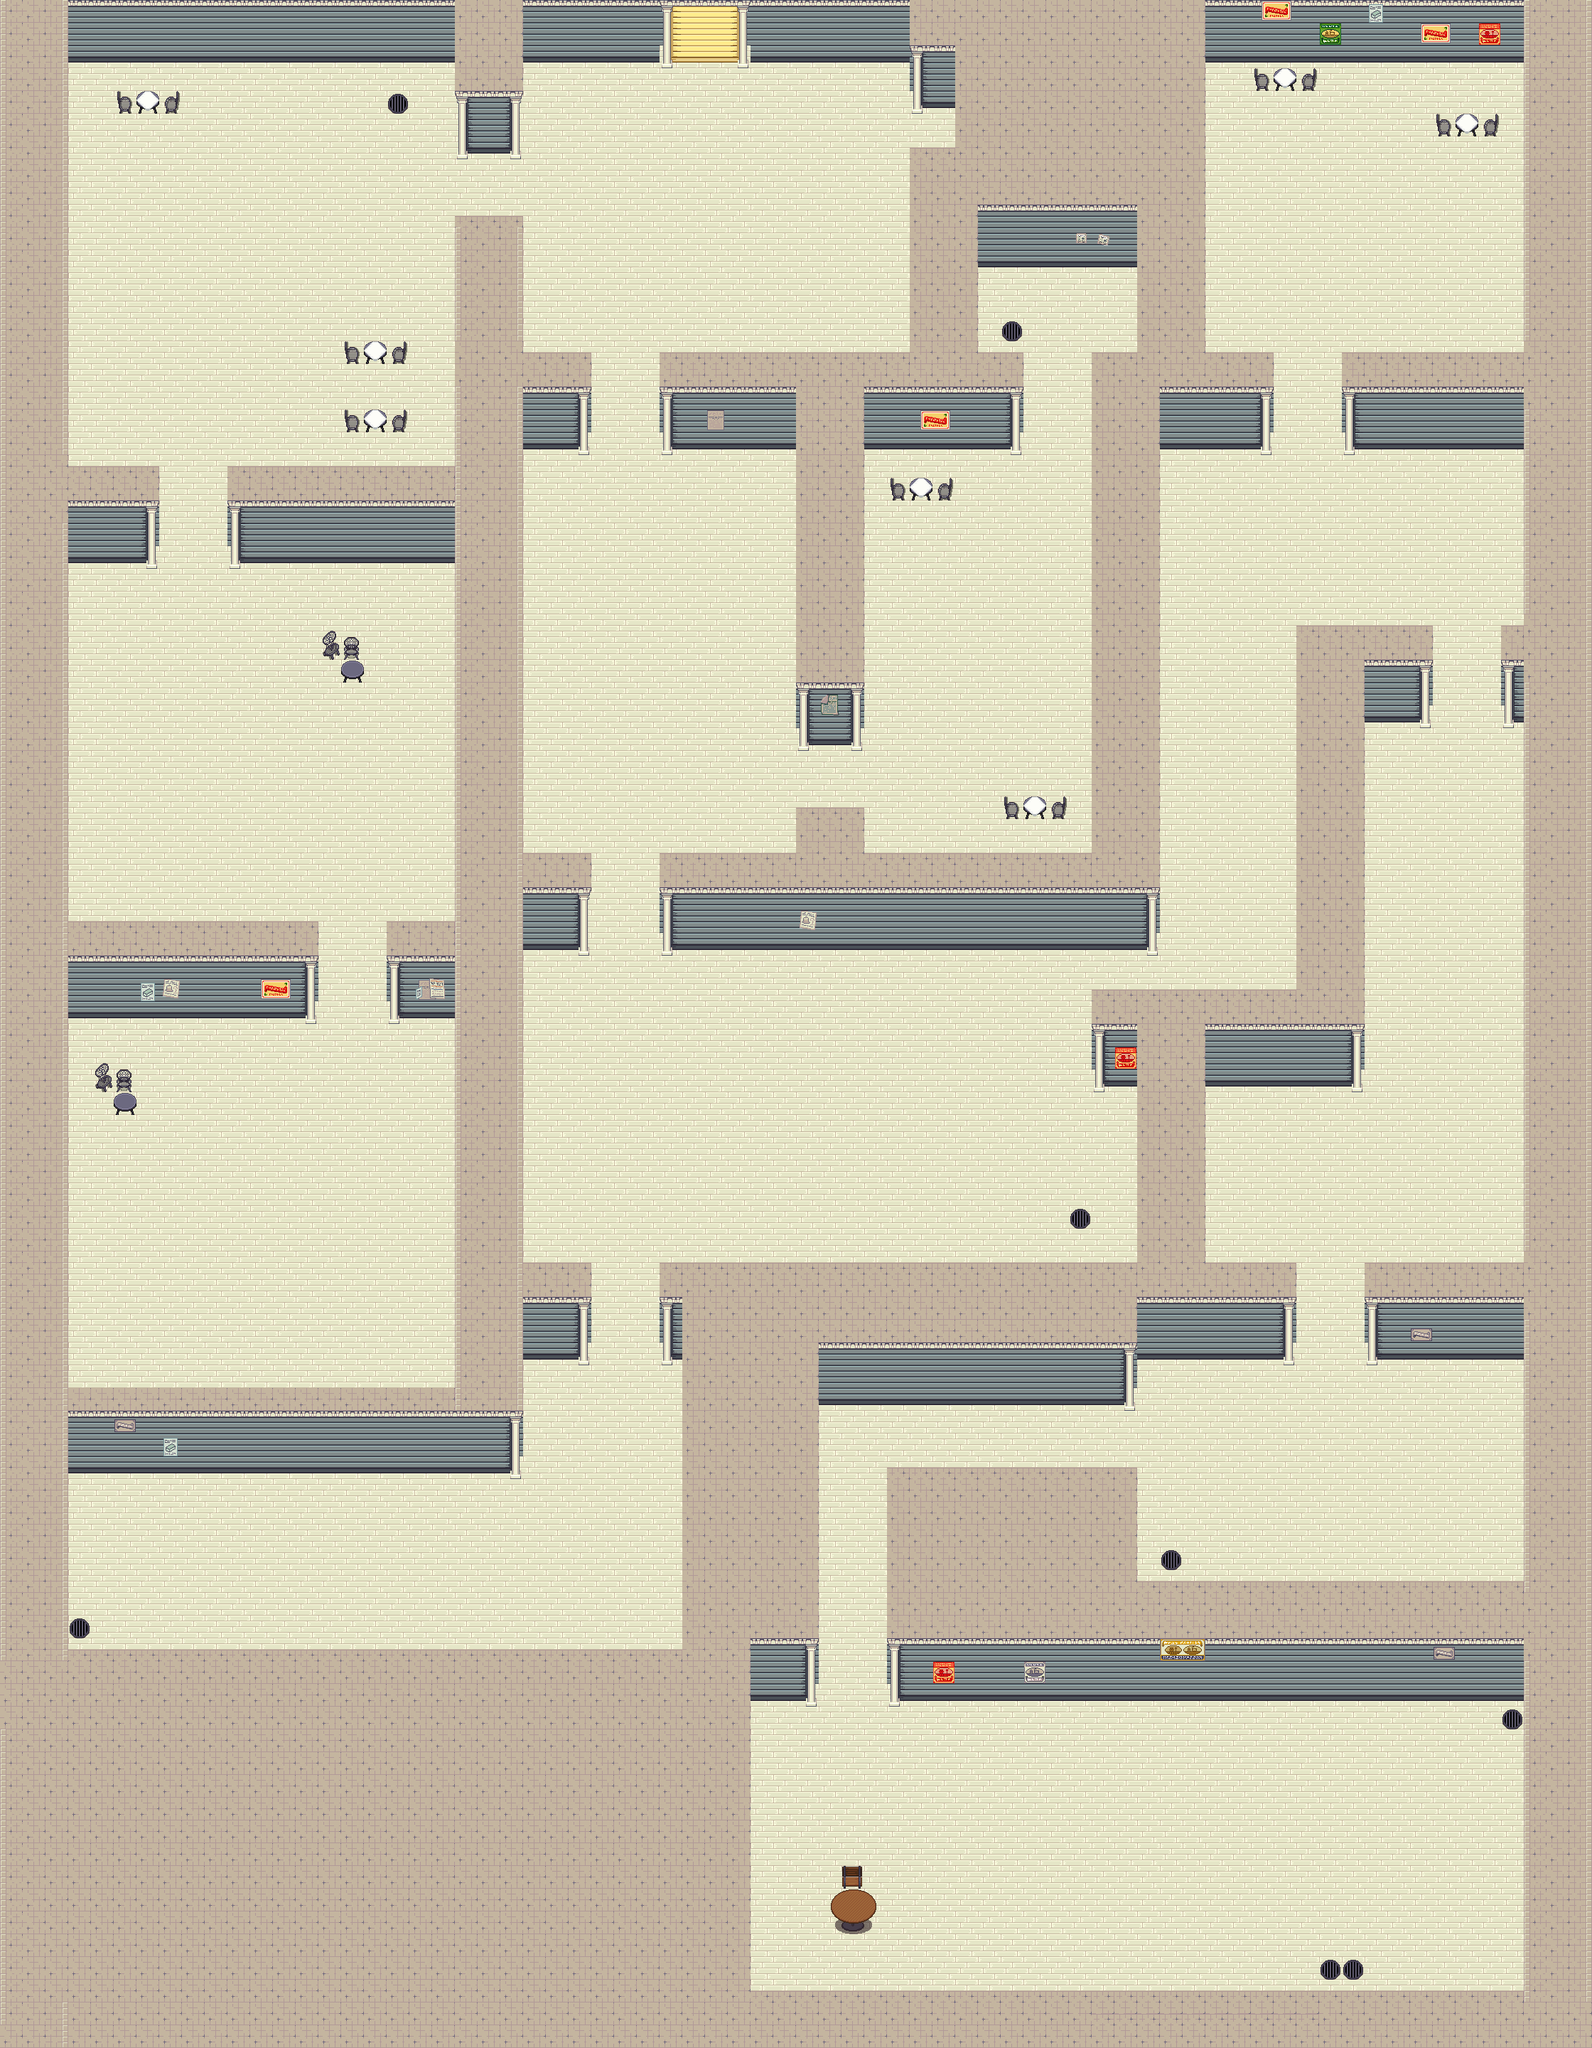

The image is a tile-based game level rendered from a .tmx file. Its description and source (layers, tilesets, objects; grid data summarised) follow:
An orthogonal 70x90 tile map with 32x32 px tiles, 3 tile layers (Map, Map2, foreground), 10 tilesets and 83 objects (16x Enemy, 11x Event, 2x NPC, Player, ENEMY).

<map version="1.10" tiledversion="1.11.2" orientation="orthogonal" renderorder="right-down" width="70" height="90" tilewidth="32" tileheight="32" infinite="0" nextlayerid="9" nextobjectid="98">
 <tileset firstgid="1" name="TX Tileset Wall" tilewidth="32" tileheight="32" tilecount="256" columns="16">
  <image source="../Tilesets/TX Tileset Wall.png" width="512" height="512" />
 </tileset>
 <tileset firstgid="257" name="TX Tileset Stone Ground" tilewidth="32" tileheight="32" tilecount="64" columns="8">
  <image source="../Tilesets/TX Tileset Stone Ground.png" width="256" height="256" />
 </tileset>
 <tileset firstgid="321" name="Tileset_Dungeon" tilewidth="32" tileheight="32" tilecount="60" columns="12">
  <image source="../Tilesets/Tileset_Dungeon.png" width="384" height="160" />
 </tileset>
 <tileset firstgid="381" name="TX Struct" tilewidth="32" tileheight="32" tilecount="256" columns="16">
  <image source="../Tilesets/TX Struct.png" width="512" height="512" />
 </tileset>
 <tileset firstgid="637" name="victorian-accessories" tilewidth="32" tileheight="32" tilecount="2560" columns="32">
  <image source="../Tilesets/victorian-accessories.png" width="1024" height="2560" />
 </tileset>
 <tileset firstgid="3197" name="victorian-garden" tilewidth="32" tileheight="32" tilecount="1024" columns="16">
  <image source="../Tilesets/victorian-garden.png" width="512" height="2048" />
 </tileset>
 <tileset firstgid="4221" name="victorian-mansion" tilewidth="32" tileheight="32" tilecount="2048" columns="32">
  <image source="../Tilesets/victorian-mansion.png" width="1024" height="2048" />
 </tileset>
 <tileset firstgid="6269" name="victorian-market" tilewidth="32" tileheight="32" tilecount="1280" columns="16">
  <image source="../Tilesets/victorian-market.png" width="512" height="2560" />
 </tileset>
 <tileset firstgid="7549" name="victorian-streets" tilewidth="32" tileheight="32" tilecount="1536" columns="16">
  <image source="../Tilesets/victorian-streets.png" width="512" height="3072" />
 </tileset>
 <tileset firstgid="9085" name="victorian-tenement" tilewidth="32" tileheight="32" tilecount="3072" columns="32">
  <image source="../Tilesets/victorian-tenement.png" width="1024" height="3072" />
 </tileset>
 <layer id="1" name="Map" width="70" height="90">
  <properties>
   <property name="Draw" type="bool" value="true" />
  </properties>
  <data>[6300 cells, 6300 non-empty, 6 distinct tile ids]</data>
 </layer>
 <layer id="2" name="Map2" width="70" height="90">
  <properties>
   <property name="Draw" type="bool" value="true" />
  </properties>
  <data>[6300 cells, 766 non-empty, 50 distinct tile ids]</data>
 </layer>
 <objectgroup id="4" name="Collision">
  <object id="5" x="2144" y="0" width="96" height="2880" />
  <object id="6" x="960" y="2814.67" width="1184" height="65.3333" />
  <object id="8" x="0" y="2336" width="960" height="352" />
  <object id="9" x="960" y="1792" width="96" height="1024" />
  <object id="10" x="1056" y="1792" width="542.667" height="155.333" />
  <object id="11" x="1056" y="1965.33" width="93.3333" height="403" />
  <object id="12" x="1248" y="2080" width="352" height="287" />
  <object id="13" x="1600" y="2240" width="548" height="128" />
  <object id="14" x="1600" y="1408" width="96" height="478" />
  <object id="15" x="1696" y="1792" width="124" height="95.6667" />
  <object id="16" x="1920" y="1792" width="225.333" height="91" />
  <object id="17" x="1696" y="1408" width="220" height="96" />
  <object id="18" x="1536" y="1408" width="65.3333" height="93.6667" />
  <object id="19" x="1824" y="896" width="96" height="512" />
  <object id="20" x="1920" y="896" width="94.6667" height="124" />
  <object id="21" x="2112" y="896" width="30.6667" height="125.333" />
  <object id="22" x="1888" y="544" width="257.333" height="88" />
  <object id="23" x="1632" y="544" width="160" height="93.3333" />
  <object id="25" x="928" y="1216" width="705.333" height="96.3333" />
  <object id="26" x="1536" y="512" width="96" height="704" />
  <object id="28" x="1052" y="0" width="1092" height="69" />
  <object id="29" x="1280" y="96" width="64" height="60.6667" />
  <object id="30" x="1344" y="96" width="32" height="160" />
  <object id="31" x="1280" y="224" width="64" height="32" />
  <object id="32" x="1632" y="52" width="64" height="492" />
  <object id="33" x="1696" y="512" width="96" height="32" />
  <object id="34" x="1888" y="512" width="256" height="32" />
  <object id="35" x="926" y="512" width="514" height="98" />
  <object id="36" x="1120" y="611" width="94" height="417" />
  <object id="37" x="1120" y="1152" width="96" height="65" />
  <object id="38" x="640" y="320" width="96" height="1664" />
  <object id="39" x="96" y="1952" width="544" height="32" />
  <object id="40" x="96" y="1984" width="640" height="68" />
  <object id="41" x="0" y="37" width="96" height="2299" />
  <object id="42" x="0" y="0" width="641" height="64" />
  <object id="43" x="736" y="0" width="201" height="66" />
  <object id="44" x="640" y="0" width="91" height="194" />
  <object id="45" x="320" y="672" width="324" height="94" />
  <object id="46" x="96" y="672" width="128" height="97" />
  <object id="47" x="544" y="1312" width="101" height="101" />
  <object id="48" x="96" y="1312" width="352" height="100" />
  <object id="49" x="736" y="1216" width="93.3333" height="101.333" />
  <object id="50" x="736" y="1792" width="96" height="124" />
  <object id="51" x="928" y="1792" width="32" height="129.333">
   <properties>
    <property name="Collision" type="bool" value="true" />
    <property name="Draw" type="bool" value="false" />
   </properties>
  </object>
  <object id="86" x="736" y="512" width="96" height="98" />
  <object id="87" x="1280" y="256" width="96" height="256" />
  <object id="88" x="1376" y="288" width="228" height="63" />
  <object id="89" x="1600" y="256" width="32" height="256" />
 </objectgroup>
 <objectgroup id="5" name="Teleport">
  <object id="1" x="1312" y="160" width="32" height="64">
   <properties>
    <property name="targetMap" value="RestaurantLobby.tmx" />
   </properties>
  </object>
  <object id="3" x="946" y="6" width="89.3333" height="75.3333">
   <properties>
    <property name="targetMap" value="Backroom.tmx" />
   </properties>
  </object>
 </objectgroup>
 <objectgroup id="6" name="Checkpoints">
  <object id="2" x="1280" y="160" width="32" height="64" />
  <object id="4" x="945.333" y="82" width="92" height="12" />
 </objectgroup>
 <objectgroup id="7" name="Entities">
  <object id="52" name="Player" type="Player" x="1238.33" y="223">
   <properties>
    <property name="CorneliusJoined" type="bool" value="false" />
    <property name="WizardJoined" type="bool" value="false" />
    <property name="magicPoints" type="int" value="50" />
   </properties>
   <point />
  </object>
  <object id="53" name="Enemy20" type="Enemy" x="274.333" y="699">
   <properties>
    <property name="Enemy_ID" type="int" value="20" />
    <property name="active" type="bool" value="true" />
    <property name="anim_tsxpath" value="Assets/Textures/Enemies/Slime_verde.tsx" />
    <property name="fight_ID" type="int" value="4" />
    <property name="texturePath" value="Assets/Textures/Enemies/Slime_verde.png" />
   </properties>
   <point />
  </object>
  </objectgroup>
 <objectgroup id="8" name="Events" />
 <layer id="3" name="foreground" width="70" height="90">
  <properties>
   <property name="Draw" type="bool" value="true" />
  </properties>
  <data>[6300 cells, 234 non-empty, 1 distinct tile ids]</data>
 </layer>
</map>
<!-- 29 of 83 objects omitted -->
